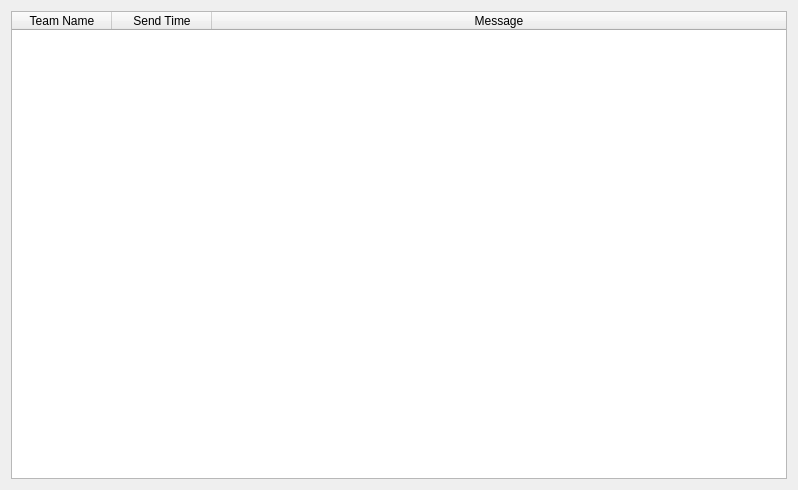
<?xml version="1.0" encoding="UTF-8"?>
<ui version="4.0">
 <class>gmHistory</class>
 <widget class="QDialog" name="gmHistory">
  <property name="geometry">
   <rect>
    <x>0</x>
    <y>0</y>
    <width>798</width>
    <height>490</height>
   </rect>
  </property>
  <property name="windowTitle">
   <string>Group Message History</string>
  </property>
  <layout class="QGridLayout" name="gridLayout">
   <item row="0" column="0">
    <widget class="QTableWidget" name="tableWidget">
     <attribute name="horizontalHeaderCascadingSectionResizes">
      <bool>false</bool>
     </attribute>
     <attribute name="horizontalHeaderStretchLastSection">
      <bool>true</bool>
     </attribute>
     <attribute name="verticalHeaderCascadingSectionResizes">
      <bool>false</bool>
     </attribute>
     <attribute name="verticalHeaderStretchLastSection">
      <bool>false</bool>
     </attribute>
     <column>
      <property name="text">
       <string>Team Name</string>
      </property>
     </column>
     <column>
      <property name="text">
       <string>Send Time</string>
      </property>
     </column>
     <column>
      <property name="text">
       <string>Message</string>
      </property>
     </column>
    </widget>
   </item>
  </layout>
 </widget>
 <resources/>
 <connections/>
</ui>
